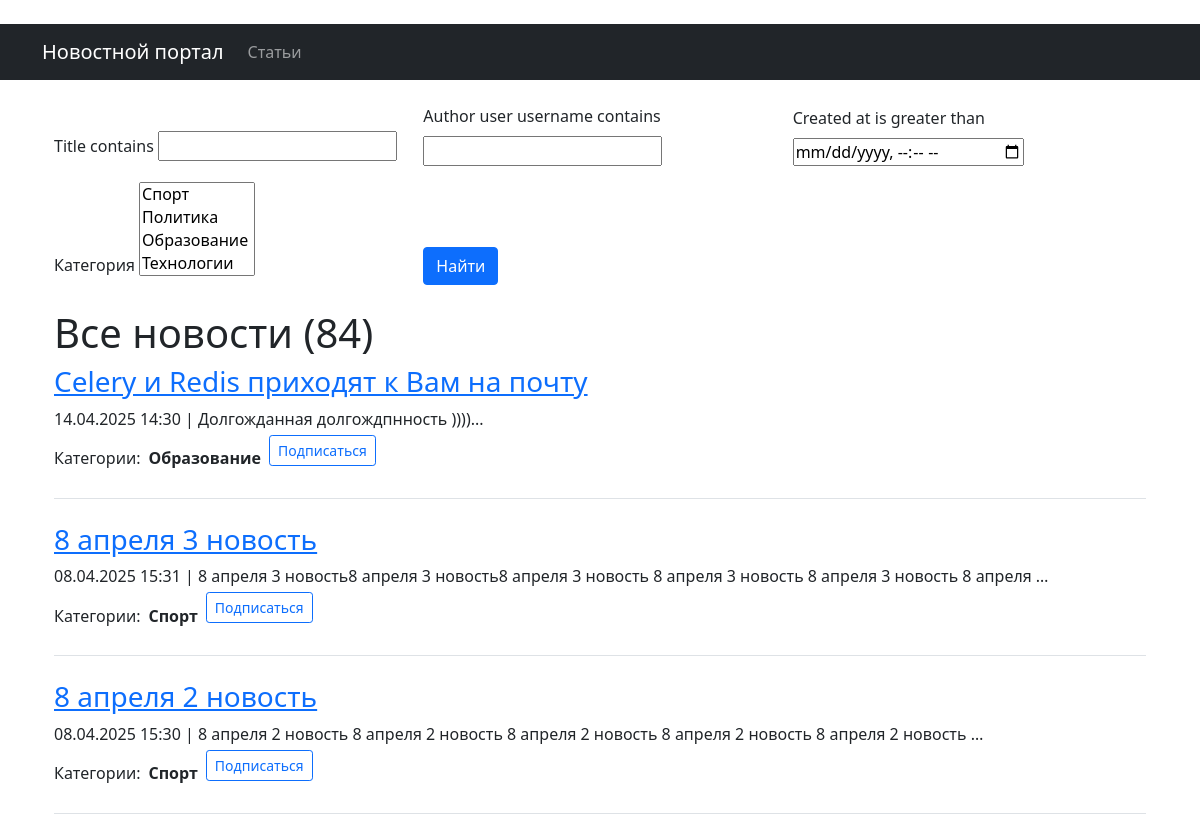
Before: /news/ (signed in, upper part) with the older database file.
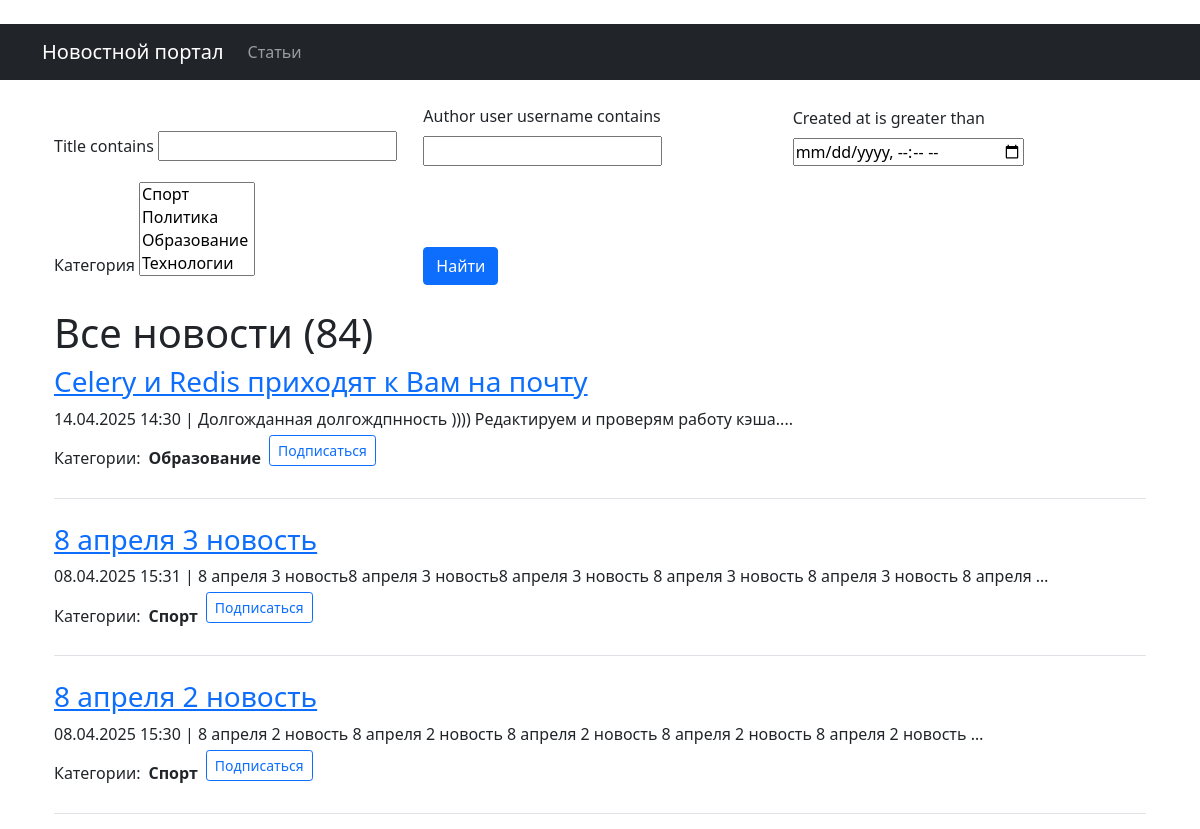
After: the same page with the newer database file.
### biblio/models.py (models this page shows, shortened)
class Post(models.Model):
    NEWS = 'NW'
    ARTICLE = 'AR'
    POST_TYPES = [
        (NEWS, 'Новость'),
        (ARTICLE, 'Статья')
    ]
    author = models.ForeignKey(Author, on_delete=models.CASCADE)
    post_type = models.CharField(max_length=2, choices=POST_TYPES)
    created_at = models.DateTimeField(auto_now_add=True)
    categories = models.ManyToManyField(Category, through='PostCategory')
    title = models.CharField(max_length=255)
    text = models.TextField()
    rating = models.IntegerField(default=0)
    def preview(self):
        return f"{self.text[:124]}..."  # Укороченный превью-текст

### biblio/views.py (the view)
# urls.py: path('news/', cache_page(60*1)(NewsList.as_view()), name='news_list'),
class NewsList(PermissionRequiredMixin, ListView):
    model = Post
    template_name = 'news/news_list.html'
    context_object_name = 'news'
    queryset = Post.objects.filter(post_type='NW').order_by('-created_at')
    paginate_by = 10
    permission_required = ('biblio.view_post',)
    def get_queryset(self):
        queryset = super().get_queryset().filter(post_type='NW')
        self.filterset = SearchPost(self.request.GET, queryset)
        return self.filterset.qs
    def get_context_data(self, **kwargs):
        context = super().get_context_data(**kwargs)
        context['filterset'] = self.filterset
        context['news_count'] = Post.objects.filter(post_type='NW').count()
        context['article_count'] = Post.objects.filter(post_type='AR').count()
        context['time_now'] = datetime.now()
        context['next_sale'] = "Распродажа в среду!"
        return context

### biblio/models.py (called while the page is built)
    def __str__(self):
        return self.name

### biblio/templatetags/custom_filters.py (called while the page is built)
@register.filter()
def censor (value):
    for word in censor_list:
        value = value.replace(word[1:-1], "*" * len(word[1:-1]))
    return value

### biblio/templatetags/custom_tags.py (called while the page is built)
@register.simple_tag(takes_context=True)
def url_replace(context, **kwargs):
   d = context['request'].GET.copy()
   for k, v in kwargs.items():
       d[k] = v
   return d.urlencode()

### templates/news/news_list.html (shortened to what this page needs)
﻿{% extends 'default.html' %}
{% load custom_filters %}
{% load custom_tags %}
{% block content %}
<div class="container mt-3">
    <form action="" method="get" class="mb-4">
        <div class="row g-3 align-items-end">
            {% for field in filterset.form %}
            <div class="col-md-4">
                <label for="{{ field.auto_id }}" class="form-label">{{ field.label }}</label>
                {{ field }}
            </div>
            {% endfor %}
            <div class="col-md-4">
                <input type="submit" value="Найти" class="btn btn-primary" />
            </div>
        </div>
    </form>
    <h1>Все новости ({{ news_count }})</h1>
    <div class="news-list">
        {% if news %}
        {% for post in news %}
        <div class="post mb-4 border-bottom pb-3">
            <div class="d-flex align-items-center">
                <h3 class="mb-0 me-2"><a href="{% url 'biblio:news_detail' post.id %}">{{ post.title|censor }}</a></h3>
            </div>
            <div class="post-meta mt-2">
                <p class="mb-1">
                    {{ post.created_at|date:"d.m.Y H:i" }} | {{ post.preview|censor|truncatewords:20 }}
                </p>
                <div class="d-flex align-items-center flex-wrap">
                    <span class="me-2">Категории:</span>
                    {% for category in post.categories.all %}
                    <span class="d-inline-flex align-items-center me-3">
                        <strong>{{ category.name }}</strong>
                        {% if user.is_authenticated %}
                        <form action="{% url 'biblio:subscribe' category.id %}" method="post" class="ms-2">
                            <button type="submit" class="btn btn-sm {% if user in category.subscribers.all %}btn-outline-danger{% else %}btn-outline-primary{% endif %}">
                                {% if user in category.subscribers.all %}Отписаться{% else %}Подписаться{% endif %}
                            </button>
                        </form>
                        {% endif %}
                    </span>
                    {% endfor %}
                </div>
            </div>
        </div>
        {% endfor %}
        {% else %}
        <p>В этой категории новостей пока нет.</p>
        {% endif %}
    </div>
</div>
{% endblock content %}

Changed rows visible on the page:
changed Post "Celery и Redis приходят к Вам на почту": preview|censor "Долгожданная долгождпнность ))))..." → "Долгожданная долгождпнность )))) Редактируем и проверям работу кэша...."
